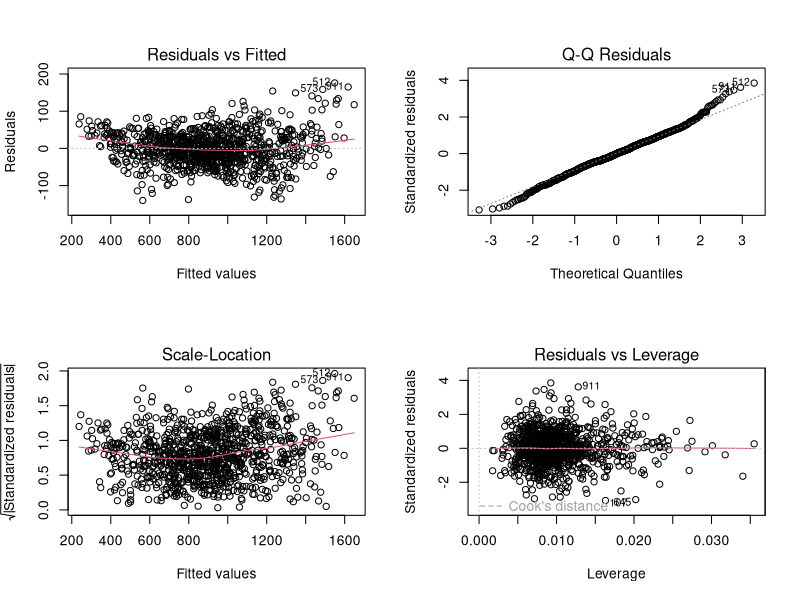
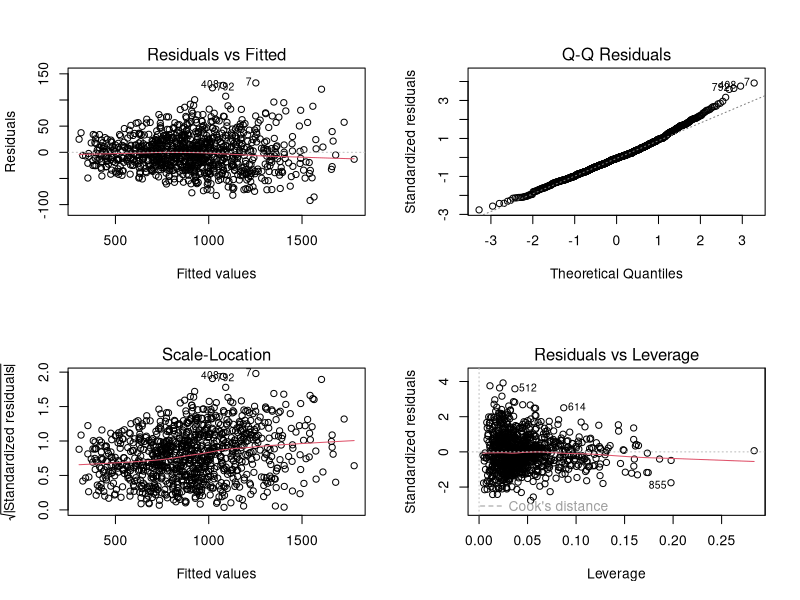
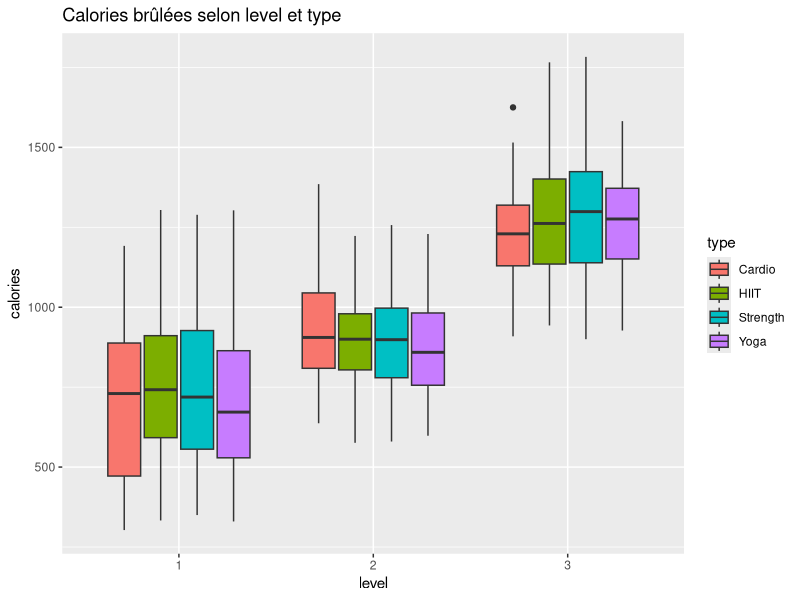
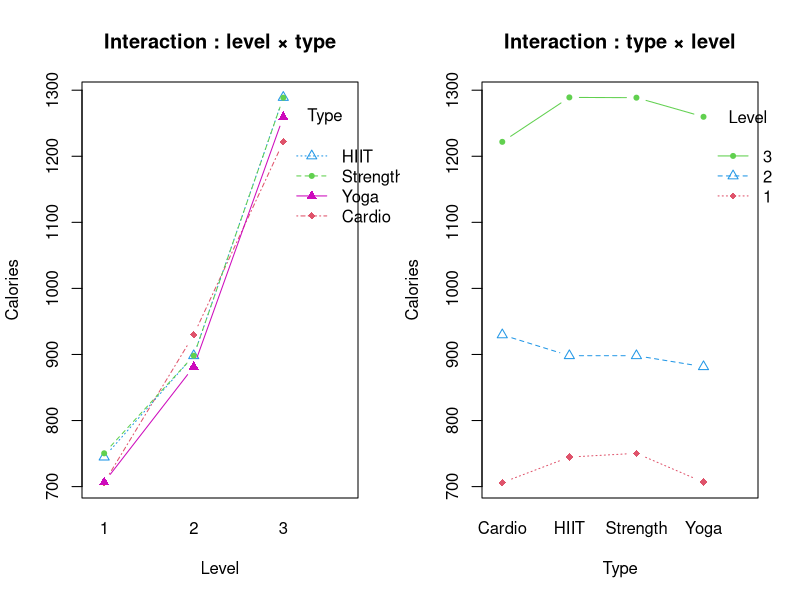

R code for these plots, in order:
library(corrplot)
library(tidyverse)
library(gridExtra)
library(reshape2)

# Stat descriptive

## récupération

data <- read.csv("../DataGym-projet4modIA-2526.csv",
                 sep = " ")

head(data)

attributes(data)

str(data)

data$gender=as.factor(data$gender)
data$type=as.factor(data$type)
data$level <-as.factor(data$level)
str(data)

model <- lm(calories ~ age + weight + height + bpm_ave +
                duration + fat + water + freq + bmi,
              data = data)
summary(model)

par(mfrow=c(2,2))
plot(model)
par(mfrow=c(1,1))

# courbure pas ok, on ajoute les interactions

model2 <- lm(calories ~ (age + weight + height + bpm_ave +
               duration + fat + water + freq + bmi)^2,
               data = data)

summary(model2)

par(mfrow=c(2,2))
plot(model2)
par(mfrow=c(1,1))

# good mais overfit faudra faire de la selection ( et puis y a bcp trop de parametres )


# --------------------------------------

ggplot(data, aes(x = level, y = calories, fill = type)) +
  geom_boxplot() +
  labs(
    title = "Calories brûlées selon level et type",
    x = "level",
    y = "calories",
    fill = "type"
  )

par(mfrow=c(1,2))

interaction.plot(
  x.factor     = data$level,
  trace.factor = data$type,
  response     = data$calories,
  col = c(2,4,3,6),       # autant de couleurs que types
  pch = c(18,24,20,17),
  type = "b",
  main = "Interaction : level × type",
  xlab = "Level",
  ylab = "Calories",
  trace.label = "Type"
)

interaction.plot(
  x.factor     = data$type,
  trace.factor = data$level,
  response     = data$calories,
  col = c(2,4,3),         # autant de couleurs que levels
  pch = c(18,24,20),
  type = "b",
  main = "Interaction : type × level",
  xlab = "Type",
  ylab = "Calories",
  trace.label = "Level"
)

model_cat_inter <- lm(calories ~ level * type, data = data)
summary(model_cat_inter)
anova(model_cat_inter)

# pas significatif

datanew = data[,c("calories","type","level")]
datanew = datanew %>%
  mutate(type = str_replace(type,"HIIT", "HIIT-Force")) %>%
  mutate(type = str_replace(type,"Strength", "HIIT-Force"))

model_cat_inter <- lm(calories ~ level * type, data = datanew)
summary(model_cat_inter)
anova(model_cat_inter)

# tjr pas significatif mais pas mal
